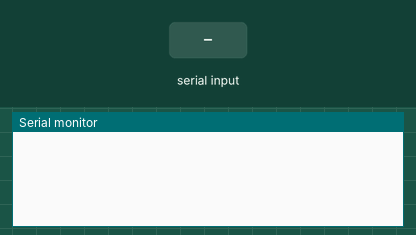
Recording of a sketch running on a simulated Arduino Uno, built with avr-gcc and run on an emulated ATmega328P. Parts: the last lines printed to the serial monitor. The test bench sets the inputs (shaded band).

Above: at 1.2 s.
1.3 s: "1\n" received over Serial
At 2.2 s:
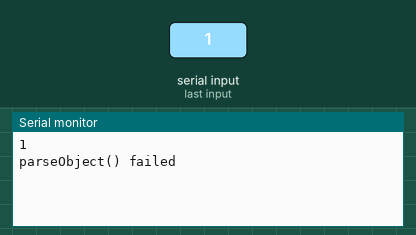
2.8 s: "0\n" received over Serial
At 3.3 s:
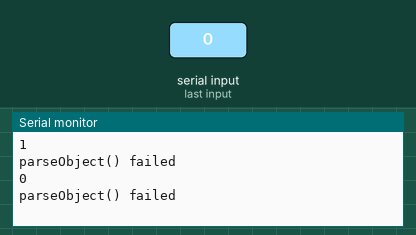
4.3 s: "2\n" received over Serial
At 5.7 s:
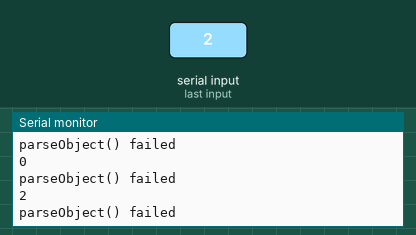

Measured:
- after the input at 1.3 s, the serial monitor: prints a new line at once (image 1)
- after the input at 2.8 s, the serial monitor: prints a new line at once (image 2)
- after the input at 4.3 s, the serial monitor: prints a new line at once (image 3)

The sketch:

JsonParserUART.ino
```cpp
// https://github.com/bblanchon/ArduinoJson
// If you like this project, please add a star!

#include <ArduinoJson.h>

void setup() {
  Serial.begin(19200);
  while (!Serial) {
    // wait serial port initialization
  }

}

void loop() {
  String response;
  bool begin = false;
  bool end = false;

  while (!end) {
    if (Serial.available() > 0)
    {
      begin = true;
      response = Serial.readStringUntil('\n');
      Serial.println(response);
      end = true;
    }
  }

  const char *charBuf = response.c_str();
  DynamicJsonBuffer jsonBuffer;
  JsonObject& root = jsonBuffer.parseObject(charBuf);
  if (!root.success()) {
    Serial.println("parseObject() failed");
    return;
  }
  const char* message = root["message"];
  const char* tel = root["tel"];
  Serial.println(message);
  Serial.println(tel);
}
```
